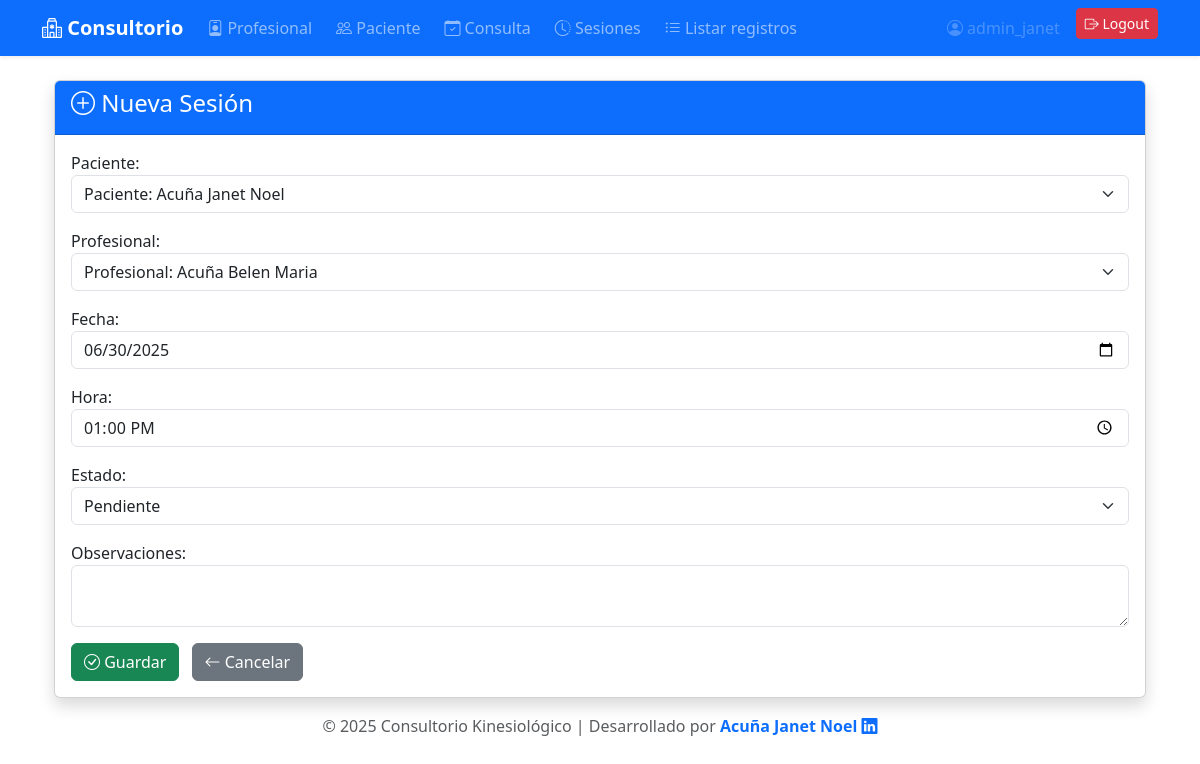
/sesion/2/editar/ (signed in), run on the app's committed database.
### kinesiologia/models.py (models this page shows, shortened)
class Sesion(models.Model):
    paciente  = models.ForeignKey(Paciente, on_delete=models.CASCADE, related_name='sesiones')
    Profesional = models.ForeignKey(Profesional, on_delete=models.SET_NULL, null=True)
    fecha = models.DateField()
    hora = models.TimeField()
    estado = models.CharField(max_length=20, choices=[('Pendiente', 'Pendiente'), ('Realizada', 'Realizada'), ('Cancelada', 'Cancelada')], default='Pendiente')
    observaciones = models.TextField(blank=True)

### kinesiologia/views.py (the view)
# urls.py: path('sesion/<int:pk>/editar/', views.editar_sesion, name='editar_sesion'),
@superuser_required
def editar_sesion(request, pk):
    sesion = get_object_or_404(Sesion, pk=pk)
    if request.method == 'POST':
        form = SesionForm(request.POST, instance=sesion)
        if form.is_valid():
            form.save()
            messages.success(request, 'Sesión editada exitosamente.')
            return redirect('sesion_detail', pk=sesion.pk)
    else:
        form = SesionForm(instance=sesion)
    return render(request, 'sesion_form.html', {'form': form, 'sesion': sesion})

### kinesiologia/forms.py
class SesionForm(forms.ModelForm):
    class Meta:
        model = Sesion
        fields = '__all__'
        widgets = {
            'fecha': forms.DateInput(attrs={'type': 'date', 'class': 'form-control'}),
            'hora': forms.TimeInput(attrs={'type': 'time', 'class': 'form-control'}),
            'paciente': forms.Select(attrs={'class': 'form-select'}),
            'Profesional': forms.Select(attrs={'class': 'form-select'}),
            'estado': forms.Select(attrs={'class': 'form-select'}),
            'observaciones': forms.Textarea(attrs={'class': 'form-control', 'rows': 2}),
        }

### kinesiologia/models.py (called while the page is built)
    def __str__(self):
        return f"Profesional: {self.Apellido} {self.Nombre}"

    def __str__(self):
        return f"Paciente: {self.Apellido} {self.Nombre}"

### kinesiologia/superuser_access.py (called while the page is built)
def superuser_required(function=None):
    actual_decorator = user_passes_test(
        lambda u: u.is_authenticated and u.is_superuser,
        login_url='/login/'
    )
    if function:
        return actual_decorator(function)
    return actual_decorator

### kinesiologia/templates/sesion_form.html (shortened to what this page needs)
{% extends 'base.html' %}
{% load static %}
{% block content %}
<div class="container mt-4">
    <div class="card shadow">
        <div class="card-header bg-primary text-white">
            <h4><i class="bi bi-plus-circle"></i> Nueva Sesión</h4>
        </div>
        <div class="card-body">
            <form method="post">
                {{ form.as_p }}
                <button type="submit" class="btn btn-success"><i class="bi bi-check-circle"></i> Guardar</button>
                <a href="{% url 'sesion_list' %}" class="btn btn-secondary ms-2"><i class="bi bi-arrow-left"></i> Cancelar</a>
            </form>
        </div>
    </div>
</div>
{% endblock %}

### kinesiologia/templates/base.html (shortened to what this page needs)
<!DOCTYPE html>
<html lang="es">
<head>
    <link href="https://cdn.jsdelivr.net/npm/bootstrap@5.3.0/dist/css/bootstrap.min.css" rel="stylesheet">
    <link href="https://cdn.jsdelivr.net/npm/bootstrap-icons@1.10.5/font/bootstrap-icons.css" rel="stylesheet">
</head>
<body>
<nav class="navbar navbar-expand-lg navbar-dark bg-primary shadow-sm">
  <div class="container">
    <a class="navbar-brand fw-bold" href="{% url 'home' %}"><i class="bi bi-hospital"></i> Consultorio</a>
    <div class="collapse navbar-collapse" id="navbarNav">
      <ul class="navbar-nav me-auto mb-2 mb-lg-0 gap-2">
        {% if user.is_authenticated %}
          <li class="nav-item"><a class="nav-link" href="{% url 'lista_profesionales' %}"><i class="bi bi-person-badge"></i> Profesional</a></li>
          <li class="nav-item"><a class="nav-link" href="{% url 'lista_pacientes' %}"><i class="bi bi-people"></i> Paciente</a></li>
          <li class="nav-item"><a class="nav-link" href="{% url 'lista_consultas' %}"><i class="bi bi-calendar-check"></i> Consulta</a></li>
          <li class="nav-item"><a class="nav-link" href="{% url 'sesion_list' %}"><i class="bi bi-clock-history"></i> Sesiones</a></li>
          <li class="nav-item"><a class="nav-link" href="{% url 'listar_registros' %}"><i class="bi bi-list-ul"></i> Listar registros</a></li>
        {% endif %}
      </ul>
      <ul class="navbar-nav gap-2">
        {% if user.is_authenticated %}
          <li class="nav-item"><span class="nav-link disabled"><i class="bi bi-person-circle"></i> {{ user.username }}</span></li>
          <li class="nav-item">
            <form method="post" action="{% url 'logout' %}" style="display:inline;">
              <button type="submit" class="btn btn-danger btn-sm"><i class="bi bi-box-arrow-right"></i> Logout</button>
            </form>
          </li>
        {% else %}
          <li class="nav-item"><a class="btn btn-success btn-sm" href="{% url 'login' %}"><i class="bi bi-box-arrow-in-right"></i> Login</a></li>
        {% endif %}
      </ul>
    </div>
  </div>
</nav>
<div class="container mt-4">
  {% block content %}{% endblock %}
</div>
<footer class="text-center text-muted py-3">
  © 2025 Consultorio Kinesiológico | Desarrollado por
  <a href="https://www.linkedin.com/in/janet-acuña" target="_blank" class="text-decoration-none fw-semibold">
    Acuña Janet Noel <i class="bi bi-linkedin"></i>
  </a>
</footer>
</body>
</html>

### data on the page
Sesion: paciente "Paciente: Acuña Janet Noel", Profesional "Profesional: Acuña Belen Maria", fecha "06/30/2025", hora "13:00:00", estado "Pendiente"

### other printed values
{{ user.username }} "admin_janet"
